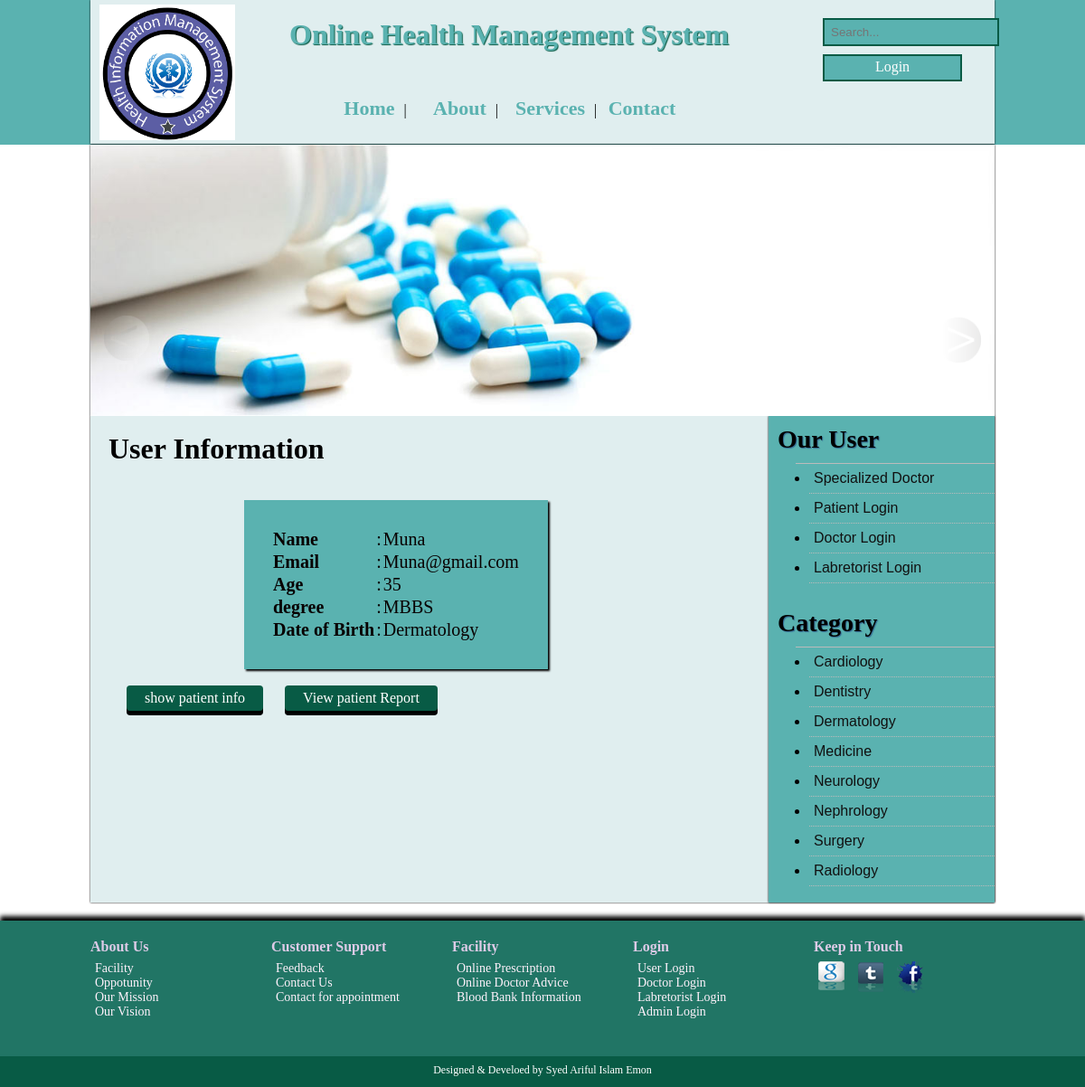
/index.php?h=doctorprofile (signed in), run on the app's committed database.
### tables this page shows
CREATE TABLE IF NOT EXISTS `category_tbl` (
  `cid` int(10) NOT NULL AUTO_INCREMENT,
  `cname` varchar(20) NOT NULL,
  PRIMARY KEY (`cid`)
);

CREATE TABLE IF NOT EXISTS `doctor_tbl` (
  `did` int(20) NOT NULL AUTO_INCREMENT,
  `dname` varchar(20) NOT NULL,
  `email` varchar(20) NOT NULL,
  `age` varchar(20) NOT NULL,
  `degree` varchar(20) NOT NULL,
  `cname` varchar(20) NOT NULL,
  `password` varchar(20) NOT NULL,
  `create_date` datetime NOT NULL,
  `image_path` varchar(30) NOT NULL,
  PRIMARY KEY (`did`)
);

### layout/doctorprofile.php (the view, shortened to what this page needs)
<?php
$p=@$_SESSION['uid'];
$sql="SELECT did,dname,email,age,degree,cname FROM doctor_tbl where dname='{$p}'";
$query=mysql_query($sql);
$info=mysql_fetch_assoc($query);
?>
<br />
<h1>User Information</h1>
<br />
<table id="usreInfo">
	<tr>
		<td>Name</td>
		<td>:</td>
		<td><?php echo $info['dname']."<br/>";  ?></td>
	</tr>
	<tr>
		<td>Email</td>
		<td>:</td>
		<td><?php echo $info['email']."<br/>"; ?> </td>
	</tr>
	<tr>
		<td>Age</td>
		<td>:</td>
		<td><?php echo $info['age']."<br/>"; ?> </td>
	</tr>
	<tr>
		<td>degree</td>
		<td>:</td>
		<td><?php echo $info['degree']."<br/>"; ?> </td>
	</tr>
	<tr>
		<td>Date of Birth</td>
		<td>:</td>
		<td><?php echo $info['cname']."<br/>"; ?> </td>
	</tr>
</table>
<br />
<a href="?h=showpatientinfo"><input type="submit" id="loginBtn" name="submit" value="show patient info"></a>
<a href="?h=showreport"><input type="submit" id="loginBtn" name="submit" value="View patient Report"></a>

### layout/header.php (shortened to what this page needs)
<!DOCTYPE html>
<html>
	<head>
		<link rel="stylesheet" type="text/css" href="css/style.css">
		<link rel="stylesheet" type="text/css" href="css/sty.css">
	</head>
	<body>
		<header>
			<div class="siteWrapper">
				<div class="fLeft" id="logo">
					<a href="index.php"><img src="images/logo.png" height="150px" width="150px"></a>
				</div>
				<div class="fLeft">
					<h1 id="head">Online Health Management System</h1>
					<div id="MainMenu">
					<ul>
                        <li><a href="index.php">Home</a>| </li>
                        <li><a href="?h=about">About</a>| </li>
                        <li><a href="?h=service">Services</a>| </li>
                        <li><a href="?h=contact">Contact</a></li>
					</ul>
				</div>
				</div>
				<div class="fLeft" id="rightHeader">
					<div id="search">
						<form action="?h=search" method="post" enctype="multipart/form-data" id="searchBox">
							<input type="text" name="searchText" id="searchText" placeholder="Search..." class="fLeft" />
						</form>
						<div id="login">
							<a  href="?h=login">Login</a>
						</div>
					</div>
				</div>
			</div>
		</header>
		<div class="siteWrapper">
			<div id="bannerArea">
				<img src="img.jpg" id="img" height="300px" width="1000px">
				<div id="left_holder">
					<img onclick="slide(-1)" class="left"src="images/left.jpg"  height="295px" width="1000px" >
				</div>
				<div id="right_holder">
					<img onclick="slide(-1)" class="right" src="images/right.jpg"  height="295px" width="1000px" >
				</div>
			</div>
		</div>
		<div class="siteWrapper">
			<div class="fRight" id="sitebar">
				<h3>Our User</h3>
					<ul class="sidemenu">
						<li><a href="?h=doctor">Specialized Doctor</a></li>
						<li><a href="?h=login">Patient Login</a></li>
						<li><a href="?h=doctorlogin">Doctor Login</a></li>
						<li><a href="?h=lab_reg">Labretorist Login</a></li>
					</ul>
					<br />
					<h3>Category</h3>
					<ul  class="sidemenu">
						<?php
						$sql="SELECT * from category_tbl";
						$query=mysql_query($sql);
						while($row=mysql_fetch_row($query)){
							echo '<li><a href="?h=categorywise&cat='.$row[0].'">'.$row[1].'</a></li>';
							}
						?>
					</ul>
					<br />
			</div>
			<div class="fLeft" id="content">

### css/style.css (style rules this page uses)
* { margin: 0; padding: 0; }
a { text-decoration: none; }
input { margin: 0; }
.siteWrapper { width: 1000px; margin: 0 auto;background: #E0EEEF;box-shadow: 0 0 2px #000; }
.fLeft { float: left; }
.fRight { float: right; }
body { background: #fff; }
header { background: #5AB2B0;height: 160px; }
#logo { width: 180px;padding: 5px 0 0 10px; }
#head { color: #5AB2B0;text-shadow:1px 1px 1px #085B45;margin: 20px 0 0 30px;width: 560px; }
#MainMenu ul { margin: 50px 0 0 70px; }
#MainMenu ul li { list-style: none;float: left;width: 100px;text-align: center; }
#MainMenu ul li a { text-decoration: none;font-size: 22px;padding: 0 10px;color: #5AB2B0;font-weight: bold; }
#search { height: 25px;width: 180px;color: #fff;margin:20px 0 20px 30px;float: right; }
#search form#searchBox { color: #fff;width: 150px; }
#search form input { background:#5AB2B0;padding:6px 7px;border: 2px solid #085B45;color: #fff; }
#login { border: 2px solid #085B45;margin: 40px 30px 0 0px;padding-top: 3px; width: 150px;height: 23px;background: #5AB2B0;text-align: center; }
#login a { padding:5px 20px;text-align: center;color: #fff; }
#content { width: 700px;padding-left: 20px; }
#sitebar { width: 250px;background: #5AB2B0;height: auto;box-shadow:0 0 2px #000; }
#sitebar h3 { margin: 10px ;font-size: 28px;text-shadow:1px 1px 1px #326791; }
ul.sidemenu { margin: 0 0 0 30px; padding:0; font-family: 'Sans-serif', Sans-serif, Sans-serif; border-top: 1px solid #bbb; }
ul.sidemenu li { padding: 7px 0; border-bottom: 1px dotted #bbb; list-style-image:url('../images/bullet.png'); margin-left: 15px; }
ul.sidemenu li a { color: #111;padding-left: 5px;text-decoration: none; }
#bannerArea { height: 300px; position: relative; z-index: 10; }
#left_holder { height: 315px; width: 915px; position: absolute; left: 15px; top: 0; }
#right_holder { height: 318px; width: 915px; position: absolute; right: 15px; top: 0; }
.left { height: 50px; width: 50px; position: absolute; top: 60%; left: 0; }
.right { height: 50px; width: 50px; position: absolute; top: 60%; right: 0; }
input[type="submit"] { border: 0; background: #085B45 !important; border-radius: 4px; box-shadow: 0 5px 0 #000; color: #fff; cursor: pointer; font: inherit; margin: 0; outline: 0; padding: 5px 20px; transition: all .1s linear; margin-left: 20px; }
#usreInfo { background: #5AB2B0;padding: 30px;margin-left: 150px;margin-top: 20px;box-shadow: 2px 2px 2px #000; }

### css/sty.css (style rules this page uses)
* { border:0; margin:0; padding:0; }

### layout/doctorprofile.php (style rules this page uses)
table#usreInfo { font-size: 20px;color: #080000;padding-left: 30px; }
table#usreInfo tr td:first-child { font-size: 20px;font-weight: bold; }

### data on the page
category_tbl: cname "Cardiology"
category_tbl: cname "Dentistry"
category_tbl: cname "Dermatology"
category_tbl: cname "Medicine"
category_tbl: cname "Neurology"
category_tbl: cname "Nephrology"
category_tbl: cname "Surgery"
category_tbl: cname "Radiology"
doctor_tbl: dname "Muna", email "Muna@gmail.com", age "35", degree "MBBS", cname "Dermatology"
